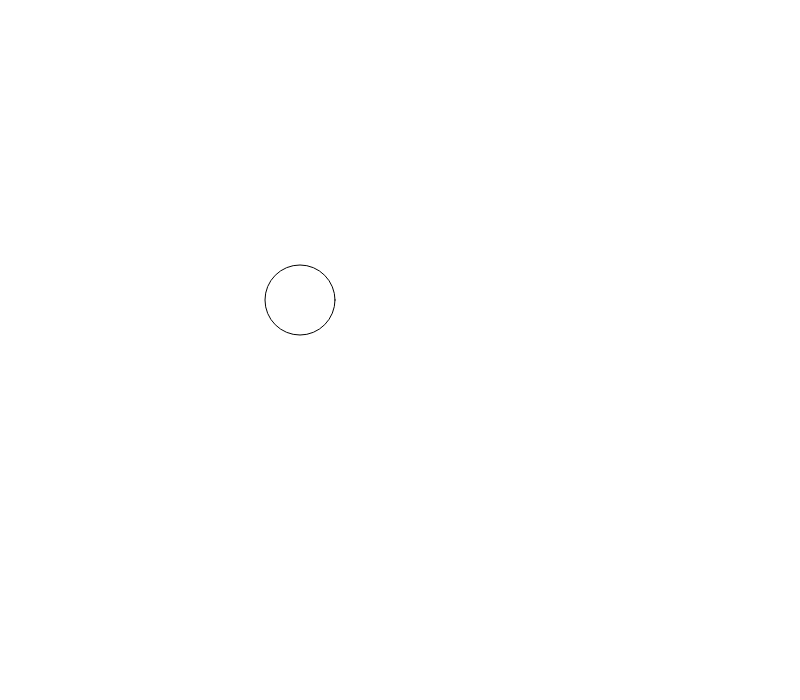
Frame 1 (no input)
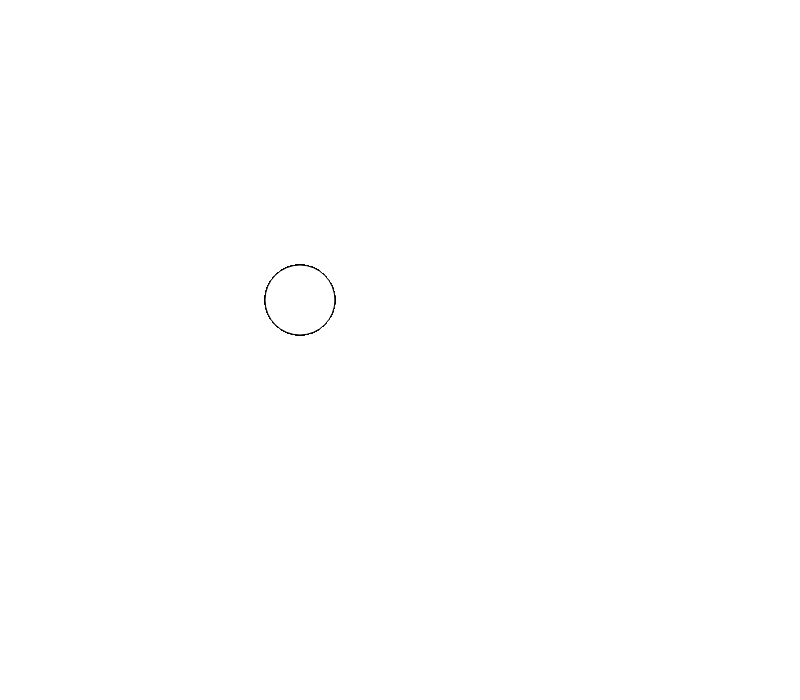
Frame 60 (no input)
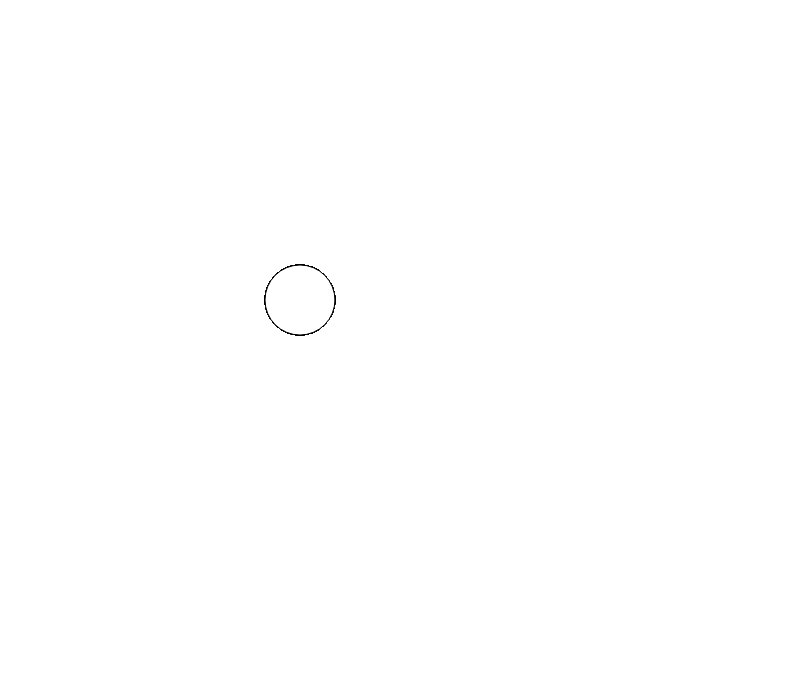
Frame 120 (the mouse pressed at the canvas centre since frame 60)

The p5.js sketch that drew these frames (run headless with seeded random() and noise() and a simulated clock; from frame 60 on, the mouse is pressed at the canvas centre):

// p5.js sketch
// ── sketch.js
function setup() {
  // put setup code here
createCanvas(800,700);
}
function draw() {
  // put drawing code here
ellipse(300,300,70,70);
}
